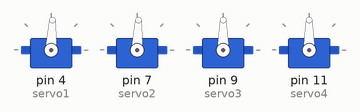
This sketch was run on a simulated Arduino Uno, built with avr-gcc and run on an emulated ATmega328P. Shown: 4 × servo.

Above: at 2.05 s.
At 2.4 s:
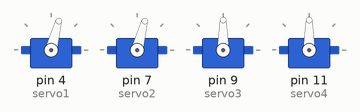
At 3.1 s:
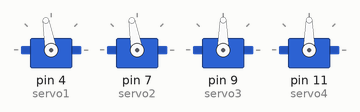
Timing chart, 0 to 5.0 s (numbered marks = the images above):
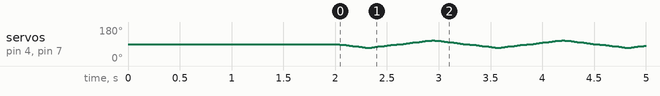

The sketch:

Action1.ino
```cpp
#include <Servo.h>

Servo servo1;
Servo servo2;
Servo servo3;
Servo servo4;

int pos = 0;

void setup()
{
  servo1.attach(4);
  servo2.attach(7);
  servo3.attach(9);
  servo4.attach(11);

  servo1.write(90);
  servo2.write(90);
  servo3.write(90);
  servo4.write(90);
  delay(2000);  //Stay in Lock Position for 2 Sec
}

void loop()
{
  for(pos = 90; pos > 70; pos--)
  {
    servo1.write(pos);
    servo2.write(pos);
    servo3.write(90);
    servo4.write(90);
    delay(15);
  }
  for(pos = 70; pos<=90; pos++)
  {
    servo1.write(pos);
    servo2.write(pos);
    servo3.write(90);
    servo4.write(90);
    delay(15);
  }
  for(pos = 90; pos < 110; pos++)
  {
    servo1.write(pos);
    servo2.write(pos);
    servo3.write(90);
    servo4.write(90);
    delay(15);
  }
  for(pos = 110; pos>=90; pos--)
  {
    servo1.write(pos);
    servo2.write(pos);
    servo3.write(90);
    servo4.write(90);
    delay(15);
  }
}
```
